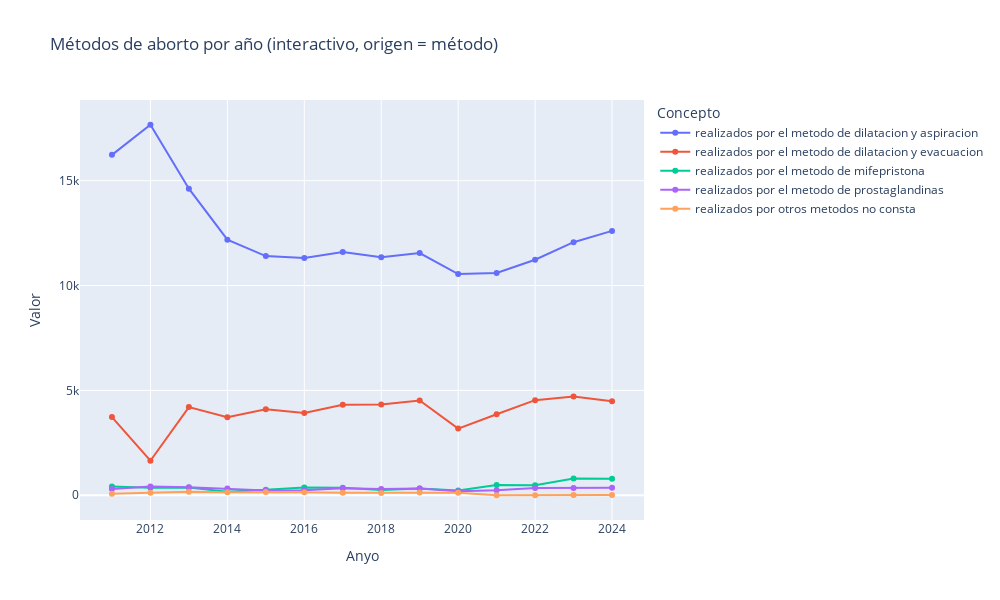

The cell this chart's notebook holds for it:
### Markdown cell above
1. ANALISIS: df_abortos

## 1. ¿Qué métodos de aborto son los más utilizados cada año?

### Code cell
df_met = df_abortos[df_abortos["origen"] == "metodo"]

df_line = df_met.groupby(["Anyo", "Concepto"])["Valor"].sum().reset_index()

fig = px.line(
    df_line,
    x="Anyo",
    y="Valor",
    color="Concepto",
    markers=True,
    hover_data=["Anyo", "Concepto", "Valor"],
    title="Métodos de aborto por año (interactivo, origen = método)"
)

fig.update_layout(
    hovermode="x unified",
    width=1000,
    height=600
)

fig.show()

### Figure 1 — Plotly figure (JSON) as saved in the notebook; plotly's stock layout.template omitted (floating-point values rounded to 4 significant figures)
{"data": [{"customdata": [["realizados por el metodo de dilatacion y aspiracion"], ["realizados por el metodo de dilatacion y aspiracion"], ["realizados por el metodo de dilatacion y aspiracion"], ["realizados por el metodo de dilatacion y aspiracion"], ["realizados por el metodo de dilatacion y aspiracion"], ["realizados por el metodo de dilatacion y aspiracion"], ["realizados por el metodo de dilatacion y aspiracion"], ["realizados por el metodo de dilatacion y aspiracion"], ["realizados por el metodo de dilatacion y aspiracion"], ["realizados por el metodo de dilatacion y aspiracion"], ["realizados por el metodo de dilatacion y aspiracion"], ["realizados por el metodo de dilatacion y aspiracion"], ["realizados por el metodo de dilatacion y aspiracion"], ["realizados por el metodo de dilatacion y aspiracion"]], "hovertemplate": "Concepto=%{customdata[0]}<br>Anyo=%{x}<br>Valor=%{y}<extra></extra>", "legendgroup": "realizados por el metodo de dilatacion y aspiracion", "line": {"color": "#636efa", "dash": "solid"}, "marker": {"symbol": "circle"}, "mode": "lines+markers", "name": "realizados por el metodo de dilatacion y aspiracion", "orientation": "v", "showlegend": true, "type": "scatter", "x": [2011, 2012, 2013, 2014, 2015, 2016, 2017, 2018, 2019, 2020, 2021, 2022, 2023, 2024], "xaxis": "x", "y": [16231, 17666, 14619, 12185, 11405, 11312, 11596, 11345, 11548, 10546, 10597, 11230, 12066, 12605], "yaxis": "y"}, {"customdata": [["realizados por el metodo de dilatacion y evacuacion"], ["realizados por el metodo de dilatacion y evacuacion"], ["realizados por el metodo de dilatacion y evacuacion"], ["realizados por el metodo de dilatacion y evacuacion"], ["realizados por el metodo de dilatacion y evacuacion"], ["realizados por el metodo de dilatacion y evacuacion"], ["realizados por el metodo de dilatacion y evacuacion"], ["realizados por el metodo de dilatacion y evacuacion"], ["realizados por el metodo de dilatacion y evacuacion"], ["realizados por el metodo de dilatacion y evacuacion"], ["realizados por el metodo de dilatacion y evacuacion"], ["realizados por el metodo de dilatacion y evacuacion"], ["realizados por el metodo de dilatacion y evacuacion"], ["realizados por el metodo de dilatacion y evacuacion"]], "hovertemplate": "Concepto=%{customdata[0]}<br>Anyo=%{x}<br>Valor=%{y}<extra></extra>", "legendgroup": "realizados por el metodo de dilatacion y evacuacion", "line": {"color": "#EF553B", "dash": "solid"}, "marker": {"symbol": "circle"}, "mode": "lines+markers", "name": "realizados por el metodo de dilatacion y evacuacion", "orientation": "v", "showlegend": true, "type": "scatter", "x": [2011, 2012, 2013, 2014, 2015, 2016, 2017, 2018, 2019, 2020, 2021, 2022, 2023, 2024], "xaxis": "x", "y": [3728, 1647, 4207, 3721, 4100, 3928, 4312, 4332, 4522, 3180, 3864, 4535, 4715, 4480], "yaxis": "y"}, {"customdata": [["realizados por el metodo de mifepristona"], ["realizados por el metodo de mifepristona"], ["realizados por el metodo de mifepristona"], ["realizados por el metodo de mifepristona"], ["realizados por el metodo de mifepristona"], ["realizados por el metodo de mifepristona"], ["realizados por el metodo de mifepristona"], ["realizados por el metodo de mifepristona"], ["realizados por el metodo de mifepristona"], ["realizados por el metodo de mifepristona"], ["realizados por el metodo de mifepristona"], ["realizados por el metodo de mifepristona"], ["realizados por el metodo de mifepristona"], ["realizados por el metodo de mifepristona"]], "hovertemplate": "Concepto=%{customdata[0]}<br>Anyo=%{x}<br>Valor=%{y}<extra></extra>", "legendgroup": "realizados por el metodo de mifepristona", "line": {"color": "#00cc96", "dash": "solid"}, "marker": {"symbol": "circle"}, "mode": "lines+markers", "name": "realizados por el metodo de mifepristona", "orientation": "v", "showlegend": true, "type": "scatter", "x": [2011, 2012, 2013, 2014, 2015, 2016, 2017, 2018, 2019, 2020, 2021, 2022, 2023, 2024], "xaxis": "x", "y": [424, 356, 374, 173, 265, 369, 354, 257, 325, 226, 492, 480, 801, 790], "yaxis": "y"}, {"customdata": [["realizados por el metodo de prostaglandinas"], ["realizados por el metodo de prostaglandinas"], ["realizados por el metodo de prostaglandinas"], ["realizados por el metodo de prostaglandinas"], ["realizados por el metodo de prostaglandinas"], ["realizados por el metodo de prostaglandinas"], ["realizados por el metodo de prostaglandinas"], ["realizados por el metodo de prostaglandinas"], ["realizados por el metodo de prostaglandinas"], ["realizados por el metodo de prostaglandinas"], ["realizados por el metodo de prostaglandinas"], ["realizados por el metodo de prostaglandinas"], ["realizados por el metodo de prostaglandinas"], ["realizados por el metodo de prostaglandinas"]], "hovertemplate": "Concepto=%{customdata[0]}<br>Anyo=%{x}<br>Valor=%{y}<extra></extra>", "legendgroup": "realizados por el metodo de prostaglandinas", "line": {"color": "#ab63fa", "dash": "solid"}, "marker": {"symbol": "circle"}, "mode": "lines+markers", "name": "realizados por el metodo de prostaglandinas", "orientation": "v", "showlegend": true, "type": "scatter", "x": [2011, 2012, 2013, 2014, 2015, 2016, 2017, 2018, 2019, 2020, 2021, 2022, 2023, 2024], "xaxis": "x", "y": [304, 421, 380, 321, 227, 241, 332, 295, 329, 190, 244, 346, 342, 357], "yaxis": "y"}, {"customdata": [["realizados por otros metodos no consta"], ["realizados por otros metodos no consta"], ["realizados por otros metodos no consta"], ["realizados por otros metodos no consta"], ["realizados por otros metodos no consta"], ["realizados por otros metodos no consta"], ["realizados por otros metodos no consta"], ["realizados por otros metodos no consta"], ["realizados por otros metodos no consta"], ["realizados por otros metodos no consta"], ["realizados por otros metodos no consta"], ["realizados por otros metodos no consta"], ["realizados por otros metodos no consta"], ["realizados por otros metodos no consta"]], "hovertemplate": "Concepto=%{customdata[0]}<br>Anyo=%{x}<br>Valor=%{y}<extra></extra>", "legendgroup": "realizados por otros metodos no consta", "line": {"color": "#FFA15A", "dash": "solid"}, "marker": {"symbol": "circle"}, "mode": "lines+markers", "name": "realizados por otros metodos no consta", "orientation": "v", "showlegend": true, "type": "scatter", "x": [2011, 2012, 2013, 2014, 2015, 2016, 2017, 2018, 2019, 2020, 2021, 2022, 2023, 2024], "xaxis": "x", "y": [76, 123, 166, 150, 153, 143, 119, 112, 134, 119, 2, 7, 13, 10], "yaxis": "y"}], "layout": {"height": 600, "hovermode": "x unified", "legend": {"title": {"text": "Concepto"}, "tracegroupgap": 0}, "title": {"text": "Métodos de aborto por año (interactivo, origen = método)"}, "width": 1000, "xaxis": {"anchor": "y", "domain": [0, 1], "title": {"text": "Anyo"}}, "yaxis": {"anchor": "x", "domain": [0, 1], "title": {"text": "Valor"}}}}
